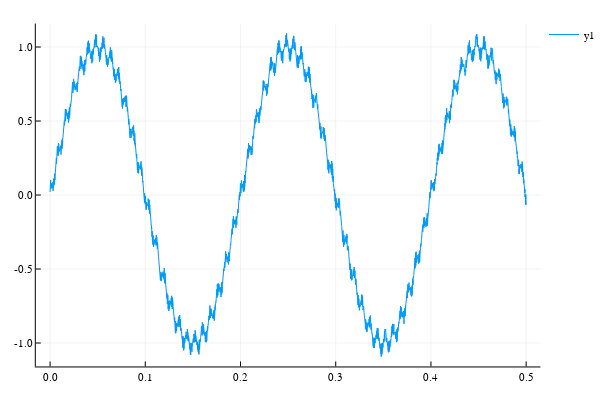

Notebook code cell kept with this figure:
### Code cell
data = CSV.read("a_res.csv");

plot(data[:time],data[:s]+data[:t].*x)

### Figure 1 — Plotly figure (JSON) as saved in the notebook; plotly's stock layout.template omitted (floating-point values rounded to 4 significant figures; data arrays with more than 128 entries replaced by an {"elided": "..."} marker saying what was removed)
{"data": [{"colorbar": {"title": ""}, "hoverinfo": "text", "legendgroup": "y1", "line": {"color": "rgba(0, 154, 250, 1.000)", "dash": "solid", "shape": "linear", "width": 1}, "mode": "lines", "name": "y1", "showlegend": true, "text": {"elided": "5002 null values"}, "type": "scatter", "x": {"elided": "5002 float values"}, "xaxis": "x1", "y": {"elided": "5002 float values"}, "yaxis": "y1", "zmax": 0.1, "zmin": -0.1}], "layout": {"annotations": [], "height": 400, "legend": {"bgcolor": "rgba(255, 255, 255, 1.000)", "bordercolor": "rgba(0, 0, 0, 1.000)", "font": {"color": "rgba(0, 0, 0, 1.000)", "family": "sans-serif", "size": 11}, "tracegroupgap": 0, "x": 1, "y": 1}, "margin": {"b": 20, "l": 0, "r": 0, "t": 20}, "paper_bgcolor": "rgba(255, 255, 255, 1.000)", "plot_bgcolor": "rgba(255, 255, 255, 1.000)", "showlegend": true, "width": 600, "xaxis": {"anchor": "y1", "domain": [0.06582, 0.9934], "gridcolor": "rgba(0, 0, 0, 0.100)", "gridwidth": 0.5, "linecolor": "rgba(0, 0, 0, 1.000)", "mirror": false, "range": [-0.015, 0.515], "showgrid": true, "showline": true, "showticklabels": true, "tickangle": 0, "tickcolor": "rgb(0, 0, 0)", "tickfont": {"color": "rgba(0, 0, 0, 1.000)", "family": "sans-serif", "size": 11}, "tickmode": "array", "ticks": "inside", "ticktext": ["0.0", "0.1", "0.2", "0.3", "0.4", "0.5"], "tickvals": [0, 0.1, 0.2, 0.3, 0.4, 0.5], "title": "", "titlefont": {"color": "rgba(0, 0, 0, 1.000)", "family": "sans-serif", "size": 15}, "type": "-", "visible": true, "zeroline": false, "zerolinecolor": "rgba(0, 0, 0, 1.000)"}, "yaxis": {"anchor": "x1", "domain": [0.03762, 0.9902], "gridcolor": "rgba(0, 0, 0, 0.100)", "gridwidth": 0.5, "linecolor": "rgba(0, 0, 0, 1.000)", "mirror": false, "range": [-1.158, 1.159], "showgrid": true, "showline": true, "showticklabels": true, "tickangle": 0, "tickcolor": "rgb(0, 0, 0)", "tickfont": {"color": "rgba(0, 0, 0, 1.000)", "family": "sans-serif", "size": 11}, "tickmode": "array", "ticks": "inside", "ticktext": ["-1.0", "-0.5", "0.0", "0.5", "1.0"], "tickvals": [-1, -0.5, 0, 0.5, 1], "title": "", "titlefont": {"color": "rgba(0, 0, 0, 1.000)", "family": "sans-serif", "size": 15}, "type": "-", "visible": true, "zeroline": false, "zerolinecolor": "rgba(0, 0, 0, 1.000)"}}}
